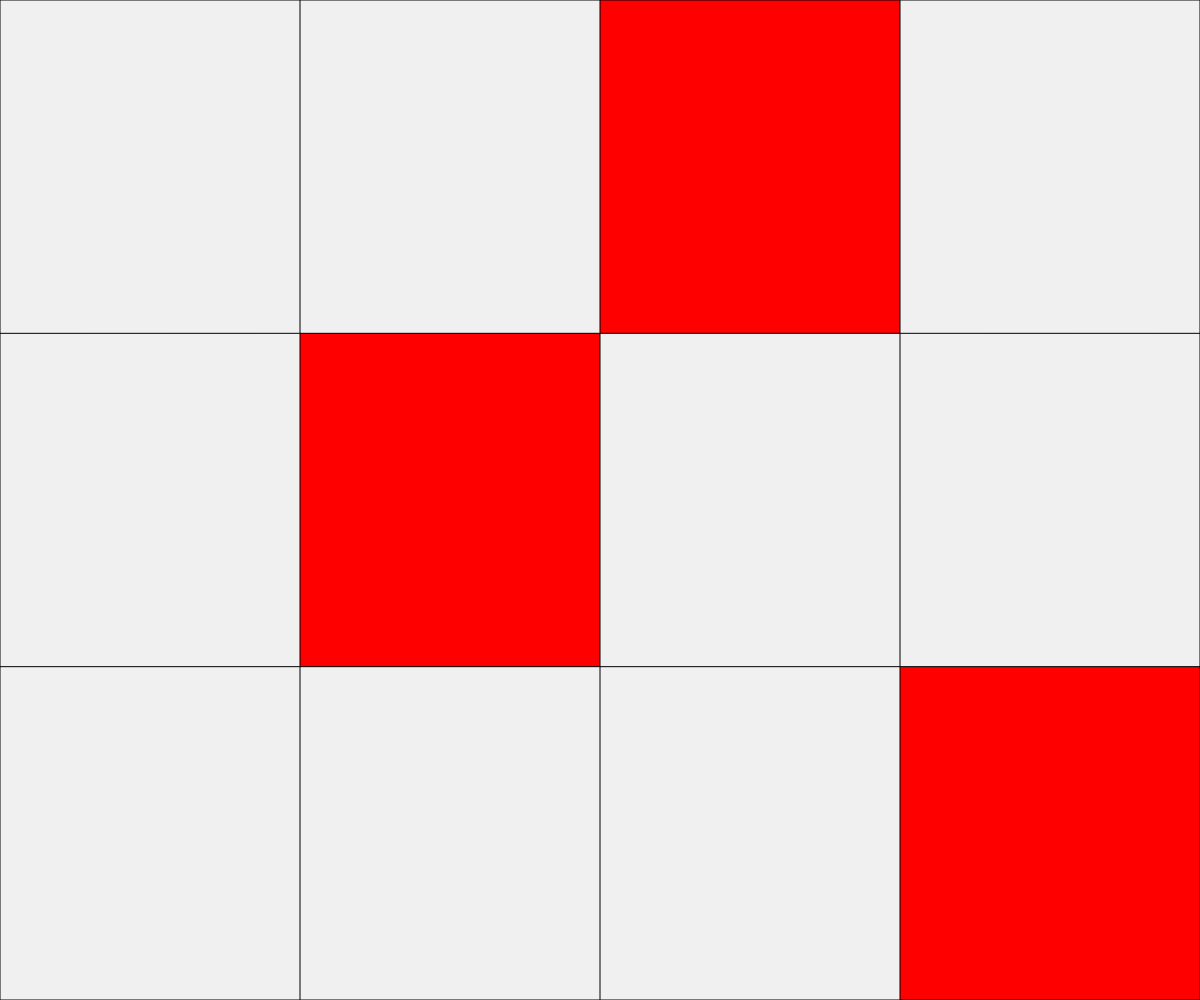
Frame 1 (no input)
Frame 60 (no input): identical to frame 1, image omitted
Frame 120 (the mouse pressed at the canvas centre since frame 60): identical to frame 1, image omitted

The p5.js sketch that drew this single still picture (run headless with seeded random() and noise() and a simulated clock; from frame 60 on, the mouse is pressed at the canvas centre):

// p5.js sketch
// ── sketch.js
function setup() {
  createCanvas(windowWidth, windowHeight);
  background(240);

  noStroke();
  fill(255,0,0);
  rect(width/4*2,0,width/4,height/3);
  rect(width/4,height/3,width/4,height/3);
  rect(width/4*3,height/3*2,width/4,height/3);

  stroke(0);
  strokeWeight(1);
  line(0,0,0,windowHeight);
  line(width/4,0,width/4,windowHeight);
  line(width/4*2,0,width/4*2,windowHeight);
  line(width/4*3,0,width/4*3,windowHeight);
  line(width/4*4,0,width/4*4,windowHeight);
 
  line(0,0,windowWidth,0);
  line(0,height/3,windowWidth,height/3);
  line(0,height/3*2,windowWidth,height/3*2);
  line(0,height/3*3,windowWidth,height/3*3);
}

function draw() {
}
